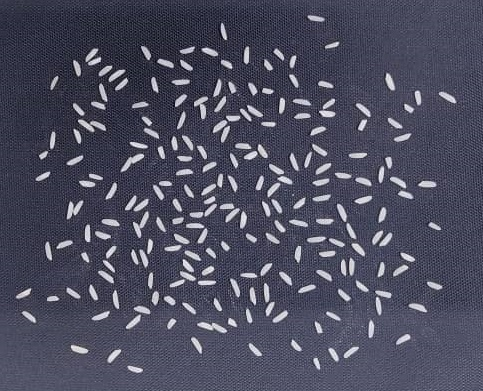
#> input picture data/Im491.jpg, 483 x 391 px, found by its file name
$ jupyter execute count_rice.ipynb
#> lines starting #> are read from the running program, lines starting #| are printed output that depends on the picture; after the words box and inside, x2 and y2 are one past the last pixel; in counts of white or black regions, pixels touching at a corner belong together
**قسمت اول**

[cell 1]
import cv2
import numpy as np
import matplotlib.pyplot as plt
from google.colab.patches import cv2_imshow

img = cv2.imread("/content/Im491.jpg",cv2.IMREAD_GRAYSCALE)
#> img: shape (391, 483); min 0, max 255, mean 78.6
#Binary
ret,binary = cv2.threshold(img,160,255,cv2.THRESH_BINARY)
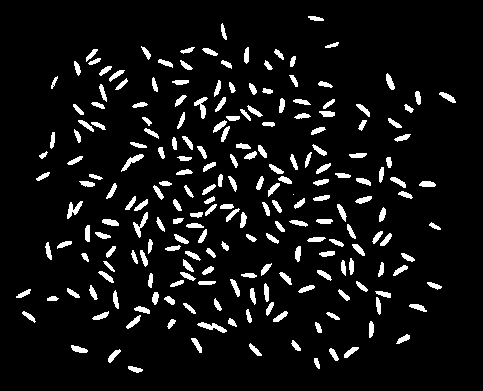
#> binary: shape (391, 483); 7.4% white; 215 white regions (1 under 20 px)
plt.imshow(binary)
plt.title('binary img491')
plt.show()
#Gaussian Filter
dst = cv2.GaussianBlur(binary, (3,3), 0)
plt.imshow(dst)
plt.title("Gaussian filter img491")
plt.show()
#structuting element
kernel = cv2.getStructuringElement(cv2.MORPH_ELLIPSE,(5,5))
plt.imshow(kernel)
plt.title('structuting element(5,5)')
plt.show()
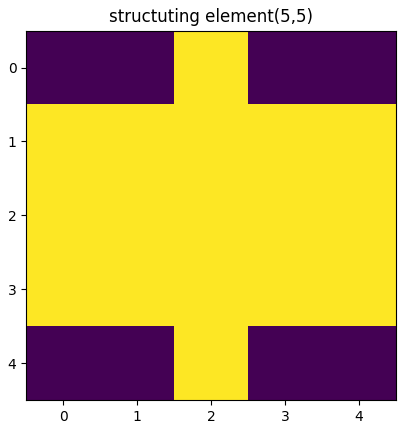
#> figure drawn by matplotlib, 1 panel
#erosion
erosion = cv2.erode(dst,kernel)
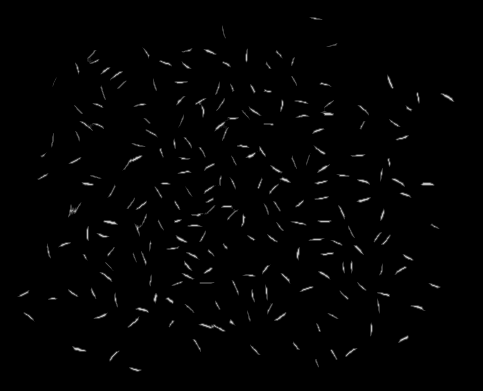
#> erosion: shape (391, 483); min 0, max 223, mean 2.9
plt.imshow(erosion)
plt.title("erosion img491")
plt.show()
# rice number
contours,hierarchy = cv2.findContours(erosion, cv2.RETR_EXTERNAL, cv2.CHAIN_APPROX_SIMPLE)
#> contours = 208 contours, 71 with area under 20; largest, box (x1, y1, x2, y2) and area: (214, 117, 239, 141) 94, (198, 323, 226, 332) 76, (68, 202, 82, 218) 64, (79, 121, 104, 131) 64, (122, 155, 143, 171) 62
rgb = cv2.cvtColor(img, cv2.COLOR_BGR2RGB)
cv2.drawContours(rgb, contours, -1, (255, 0, 0), 2)
#> rgb: shape (391, 483, 3); mean R, G, B 84.4, 62, 62
cv2_imshow(rgb)
print ("rice number= ",len(contours))
#| rice number=  208

**قسمت دوم**

[cell 2]
import cv2
import numpy as np
import matplotlib.pyplot as plt


img = cv2.imread("/content/Im495.jpg",cv2.IMREAD_GRAYSCALE)
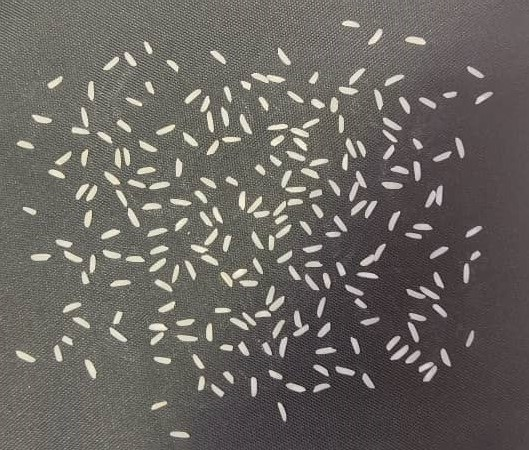
#> input picture data/Im495.jpg, 529 x 450 px, found by its file name
#> img: shape (450, 529); min 11, max 255, mean 101.8
#Binary
ret,binary = cv2.threshold(img,170,255,cv2.THRESH_BINARY)
#> binary: shape (450, 529); 7.7% white; 375 white regions (161 under 20 px)
plt.imshow(binary)
plt.title('binary img495')
plt.show()
#Gaussian Filter
dst = cv2.GaussianBlur(binary, (3,3), 0)
#> dst: shape (450, 529)
plt.imshow(dst)
plt.title("Gaussian filter img495")
plt.show()
#structuting element
kernel = cv2.getStructuringElement(cv2.MORPH_ELLIPSE,(5,5))
plt.imshow(kernel)
plt.title('structuting element(5,5)')
plt.show()
#erosion
erosion = cv2.erode(dst,kernel)
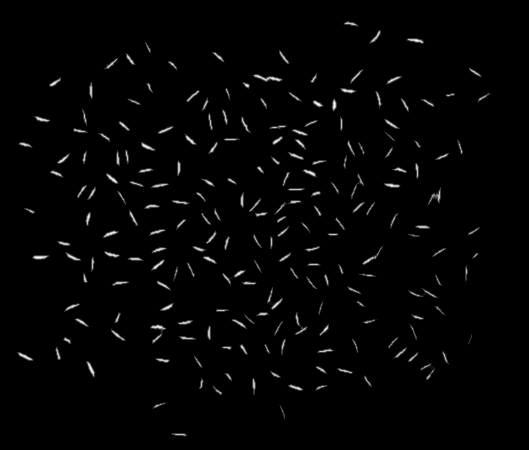
#> erosion: shape (450, 529); min 0, max 255, mean 4.1
plt.imshow(erosion)
plt.title("erosion img495")
plt.show()
# rice number
contours,hierarchy = cv2.findContours(erosion, cv2.RETR_EXTERNAL, cv2.CHAIN_APPROX_SIMPLE)
#> contours = 208 contours, 6 with area under 20; largest, box (x1, y1, x2, y2) and area: (252, 74, 284, 82) 108, (150, 324, 167, 344) 105, (267, 287, 283, 311) 102, (222, 270, 246, 286) 89, (427, 187, 441, 206) 88
rgb = cv2.cvtColor(img, cv2.COLOR_BGR2RGB)
#> rgb: shape (450, 529, 3)
cv2.drawContours(rgb, contours, -1, (255, 0, 0), 2)
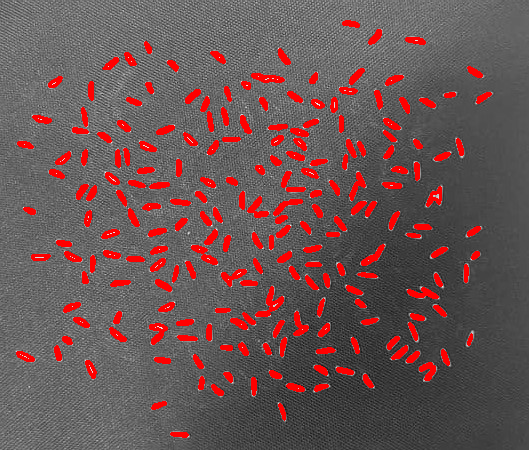
#> rgb: shape (450, 529, 3); mean R, G, B 106.8, 84, 84
plt.imshow(rgb)
plt.title('draw contours img495')
plt.show()
print ("rice number= ",len(contours))
#| rice number=  208

**قسمت سوم**

[cell 3]
import cv2
import numpy as np
import matplotlib.pyplot as plt


img = cv2.imread("/content/Im496.jpg",cv2.IMREAD_GRAYSCALE)
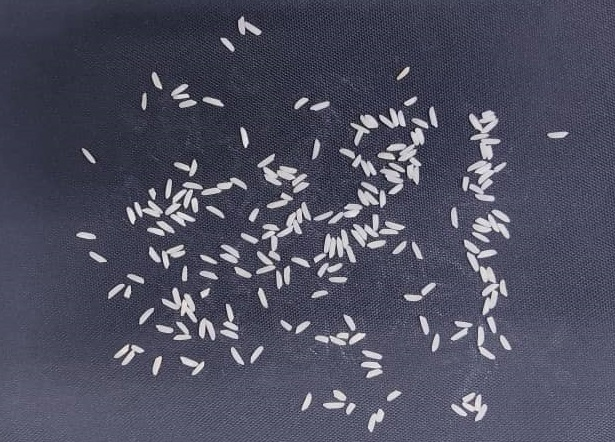
#> input picture data/Im496.jpg, 615 x 442 px, found by its file name
#> img: shape (442, 615); min 0, max 255, mean 80
#Binary
ret,binary = cv2.threshold(img,160,255,cv2.THRESH_BINARY)
#> binary: shape (442, 615); 6.5% white; 138 white regions (2 under 20 px)
plt.imshow(binary)
plt.title('binary img496')
plt.show()
#Gaussian Filter
dst = cv2.GaussianBlur(binary, (3,3), 0)
#> dst: shape (442, 615)
plt.imshow(dst)
plt.title("Gaussian filter img496")
plt.show()
#structuting element
kernel = cv2.getStructuringElement(cv2.MORPH_ELLIPSE,(3,3))
plt.imshow(kernel)
plt.title('structuting element(5,5)')
plt.show()
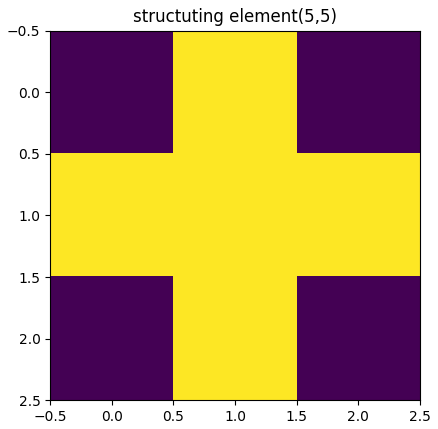
#> figure drawn by matplotlib, 1 panel
#erosion
erosion = cv2.erode(dst,kernel)
#> erosion: shape (442, 615)
erosion = cv2.erode(erosion,kernel)
erosion = cv2.erode(erosion,kernel)
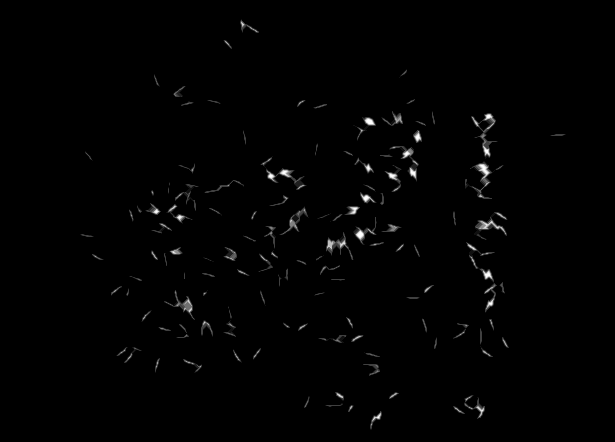
#> erosion: shape (442, 615); min 0, max 255, mean 2.2
plt.imshow(erosion)
plt.title("erosion img496")
plt.show()
# rice number
contours,hierarchy = cv2.findContours(erosion, cv2.RETR_EXTERNAL, cv2.CHAIN_APPROX_SIMPLE)
#> contours = 123 contours, 63 with area under 20; largest, box (x1, y1, x2, y2) and area: (471, 113, 498, 159) 389, (466, 242, 497, 313) 340, (465, 161, 504, 199) 318, (474, 212, 508, 240) 289, (260, 156, 307, 190) 284
rgb = cv2.cvtColor(img, cv2.COLOR_BGR2RGB)
#> rgb: shape (442, 615, 3)
cv2.drawContours(rgb, contours, -1, (255, 0, 0), 2)
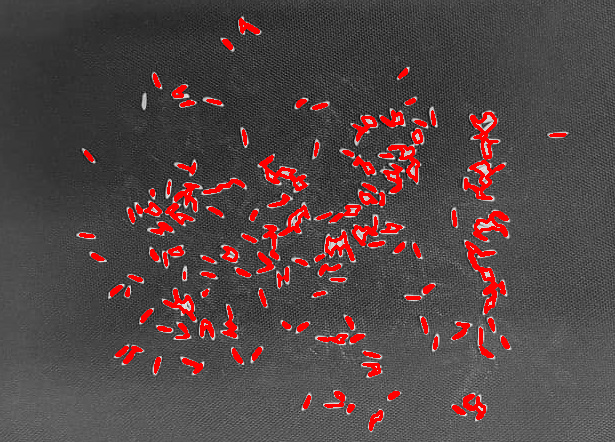
#> rgb: shape (442, 615, 3); mean R, G, B 83.1, 69.3, 69.3
plt.imshow(rgb)
plt.title('draw contours img496')
plt.show()
print ("rice number= ",len(contours))
#| rice number=  123
